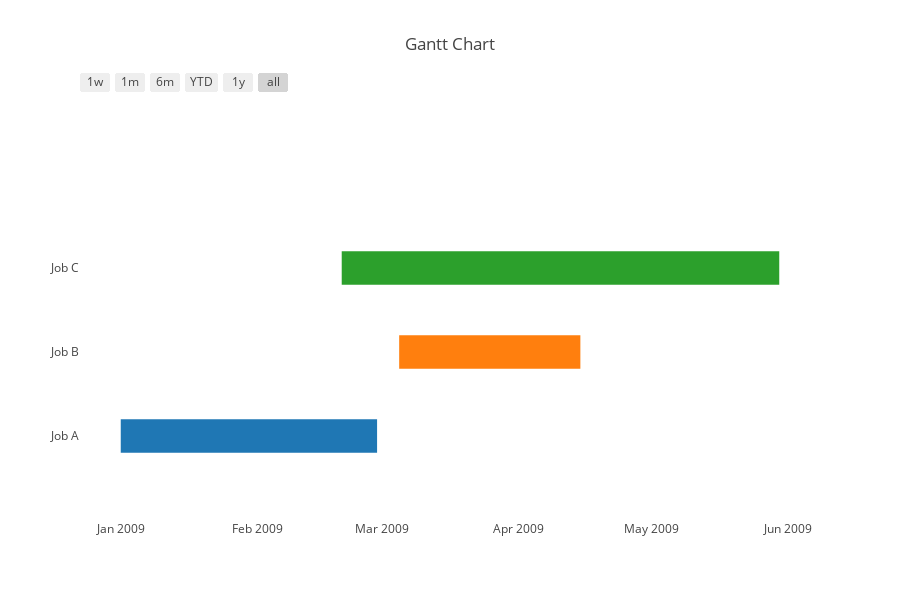

Write notebook code for a chart like this one.
### Markdown cell above
# Simple Gantt Chart

### Code cell
df = [
    dict(Task="Job A", Start='2009-01-01', Finish='2009-02-28'),
    dict(Task="Job B", Start='2009-03-05', Finish='2009-04-15'),
    dict(Task="Job C", Start='2009-02-20', Finish='2009-05-30')
]
fig = ff.create_gantt(df)
plotly.offline.iplot(fig, filename='gantt-simple-gantt-chart')

### Figure 1 — Plotly figure (JSON) as saved in the notebook; plotly's stock layout.template omitted (floating-point values rounded to 4 significant figures)
{"data": [{"marker": {"color": "white"}, "name": "", "type": "scatter", "uid": "fa39a247-17ca-4752-ab3e-891f891e3278", "x": ["2009-01-01", "2009-02-28"], "y": [0, 0]}, {"marker": {"color": "white"}, "name": "", "type": "scatter", "uid": "a9e42ccc-0625-434d-8d14-ed0e51cf4361", "x": ["2009-03-05", "2009-04-15"], "y": [1, 1]}, {"marker": {"color": "white"}, "name": "", "type": "scatter", "uid": "fd643c52-8f30-4328-86ca-16f296dea049", "x": ["2009-02-20", "2009-05-30"], "y": [2, 2]}], "layout": {"height": 600, "hovermode": "closest", "shapes": [{"fillcolor": "rgb(31, 119, 180)", "line": {"width": 0}, "opacity": 1, "type": "rect", "x0": "2009-01-01", "x1": "2009-02-28", "xref": "x", "y0": -0.2, "y1": 0.2, "yref": "y"}, {"fillcolor": "rgb(255, 127, 14)", "line": {"width": 0}, "opacity": 1, "type": "rect", "x0": "2009-03-05", "x1": "2009-04-15", "xref": "x", "y0": 0.8, "y1": 1.2, "yref": "y"}, {"fillcolor": "rgb(44, 160, 44)", "line": {"width": 0}, "opacity": 1, "type": "rect", "x0": "2009-02-20", "x1": "2009-05-30", "xref": "x", "y0": 1.8, "y1": 2.2, "yref": "y"}], "showlegend": false, "title": "Gantt Chart", "width": 900, "xaxis": {"rangeselector": {"buttons": [{"count": 7, "label": "1w", "step": "day", "stepmode": "backward"}, {"count": 1, "label": "1m", "step": "month", "stepmode": "backward"}, {"count": 6, "label": "6m", "step": "month", "stepmode": "backward"}, {"count": 1, "label": "YTD", "step": "year", "stepmode": "todate"}, {"count": 1, "label": "1y", "step": "year", "stepmode": "backward"}, {"step": "all"}]}, "showgrid": false, "type": "date", "zeroline": false}, "yaxis": {"autorange": false, "range": [-1, 4], "showgrid": false, "ticktext": ["Job A", "Job B", "Job C"], "tickvals": [0, 1, 2], "zeroline": false}}}
